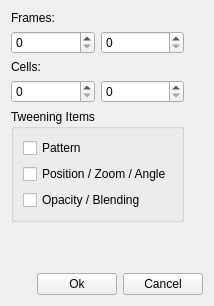
<?xml version="1.0" encoding="UTF-8"?>
<ui version="4.0">
 <class>TweeningDialog</class>
 <widget class="QWidget" name="TweeningDialog">
  <property name="geometry">
   <rect>
    <x>0</x>
    <y>0</y>
    <width>214</width>
    <height>306</height>
   </rect>
  </property>
  <property name="windowTitle">
   <string>Form</string>
  </property>
  <layout class="QGridLayout" name="gridLayout_3">
   <item row="1" column="0">
    <widget class="QGroupBox" name="groupBox">
     <property name="title">
      <string>Tweening Items</string>
     </property>
     <layout class="QGridLayout" name="gridLayout">
      <item row="0" column="0">
       <widget class="QCheckBox" name="checkBox_2">
        <property name="text">
         <string>Pattern</string>
        </property>
       </widget>
      </item>
      <item row="1" column="0">
       <widget class="QCheckBox" name="checkBox_3">
        <property name="text">
         <string>Position / Zoom / Angle</string>
        </property>
       </widget>
      </item>
      <item row="2" column="0">
       <widget class="QCheckBox" name="checkBox">
        <property name="text">
         <string>Opacity / Blending</string>
        </property>
       </widget>
      </item>
     </layout>
    </widget>
   </item>
   <item row="0" column="1">
    <spacer name="horizontalSpacer_2">
     <property name="orientation">
      <enum>Qt::Horizontal</enum>
     </property>
     <property name="sizeHint" stdset="0">
      <size>
       <width>40</width>
       <height>20</height>
      </size>
     </property>
    </spacer>
   </item>
   <item row="0" column="0">
    <layout class="QGridLayout" name="gridLayout_2">
     <item row="0" column="0">
      <widget class="QLabel" name="label">
       <property name="text">
        <string>Frames:</string>
       </property>
      </widget>
     </item>
     <item row="1" column="1">
      <widget class="QSpinBox" name="spinBox_2"/>
     </item>
     <item row="1" column="0">
      <widget class="QSpinBox" name="spinBox"/>
     </item>
     <item row="2" column="0">
      <widget class="QLabel" name="label_2">
       <property name="text">
        <string>Cells:</string>
       </property>
      </widget>
     </item>
     <item row="3" column="0">
      <widget class="QSpinBox" name="spinBox_3"/>
     </item>
     <item row="3" column="1">
      <widget class="QSpinBox" name="spinBox_4"/>
     </item>
    </layout>
   </item>
   <item row="3" column="0" colspan="2">
    <layout class="QHBoxLayout" name="horizontalLayout">
     <item>
      <spacer name="horizontalSpacer">
       <property name="orientation">
        <enum>Qt::Horizontal</enum>
       </property>
       <property name="sizeHint" stdset="0">
        <size>
         <width>40</width>
         <height>20</height>
        </size>
       </property>
      </spacer>
     </item>
     <item>
      <widget class="QPushButton" name="pushButton">
       <property name="text">
        <string>Ok</string>
       </property>
      </widget>
     </item>
     <item>
      <widget class="QPushButton" name="pushButton_2">
       <property name="text">
        <string>Cancel</string>
       </property>
      </widget>
     </item>
    </layout>
   </item>
   <item row="2" column="0">
    <spacer name="verticalSpacer">
     <property name="orientation">
      <enum>Qt::Vertical</enum>
     </property>
     <property name="sizeHint" stdset="0">
      <size>
       <width>20</width>
       <height>40</height>
      </size>
     </property>
    </spacer>
   </item>
  </layout>
 </widget>
 <resources/>
 <connections/>
</ui>
